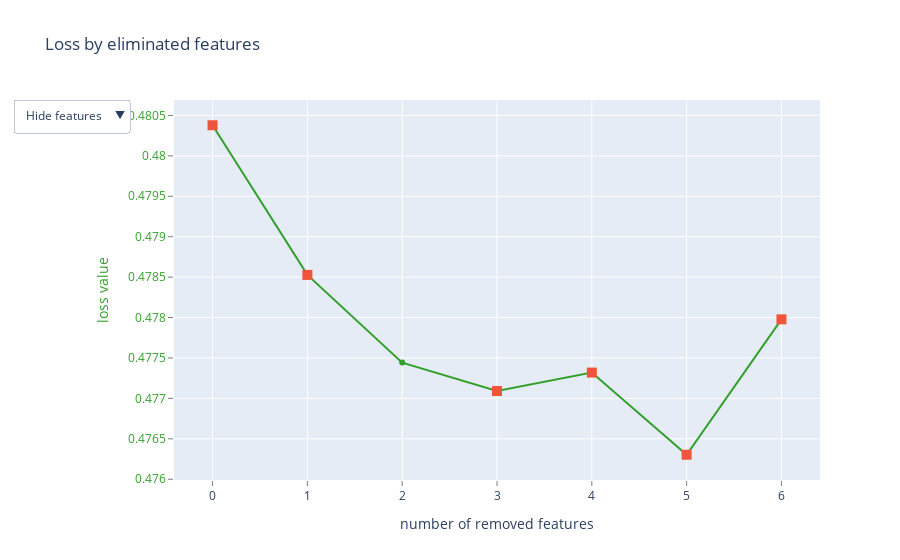

This figure's notebook cell:
### Code cell
from catboost import CatBoostClassifier, EShapCalcType, EFeaturesSelectionAlgorithm, Pool


train_pool = Pool(X_train, y_train)
test_pool = Pool(X_test, y_test)


    
def select_features(algorithm: EFeaturesSelectionAlgorithm, steps: int = 1):
    print('Algorithm:', algorithm)
    model = CatBoostClassifier(verbose=False,random_state=0,scale_pos_weight=3,iterations=6000,depth=4)
    summary = model.select_features(
        train_pool,
        eval_set=test_pool,
        features_for_select=list(range(train_pool.num_col())),
        num_features_to_select=16,
        steps=steps,
        algorithm=algorithm,
        shap_calc_type=EShapCalcType.Regular,
        train_final_model=True,
        logging_level='Silent',
        plot=True
    )
    print('Selected features:', summary['selected_features_names'])
    return summary

adult_shap_summary = select_features(algorithm=EFeaturesSelectionAlgorithm.RecursiveByShapValues, steps=5)

### Figure 1 — Plotly figure (JSON) as saved in the notebook; plotly's stock layout.template omitted (floating-point values rounded to 4 significant figures)
{"data": [{"line": {"color": "rgb(51,160,44)"}, "mode": "lines+markers", "name": "", "text": ["", "DeviceProtection", "PaymentMethod_Mailed_check", "IsAutoPayment", "family", "Dependents_Yes", "PaymentMethod_Credit_card_(automatic)"], "type": "scatter", "x": [0, 1, 2, 3, 4, 5, 6], "y": [0.4804, 0.4785, 0.4774, 0.4771, 0.4773, 0.4763, 0.478]}, {"marker": {"size": 10, "symbol": "square"}, "mode": "markers", "name": "", "text": ["", "DeviceProtection", "IsAutoPayment", "family", "Dependents_Yes", "PaymentMethod_Credit_card_(automatic)"], "type": "scatter", "x": [0, 1, 3, 4, 5, 6], "y": [0.4804, 0.4785, 0.4771, 0.4773, 0.4763, 0.478]}, {"mode": "text", "name": "", "text": ["", "2", "21", "9", "7", "13", "19"], "textfont": {"color": "rgb(51,160,44)", "family": "sans serif", "size": 18}, "textposition": "bottom center", "type": "scatter", "visible": false, "x": [0, 1, 2, 3, 4, 5, 6], "y": [0.4804, 0.4785, 0.4774, 0.4771, 0.4773, 0.4763, 0.478]}, {"mode": "text", "name": "", "text": ["", "DeviceProtection", "PaymentMethod_Mailed_check", "IsAutoPayment", "family", "Dependents_Yes", "PaymentMethod_Credit_card_(automatic)"], "textfont": {"color": "rgb(51,160,44)", "family": "sans serif", "size": 18}, "textposition": "bottom center", "type": "scatter", "visible": false, "x": [0, 1, 2, 3, 4, 5, 6], "y": [0.4804, 0.4785, 0.4774, 0.4771, 0.4773, 0.4763, 0.478]}], "layout": {"showlegend": false, "title": {"text": "Loss by eliminated features"}, "updatemenus": [{"active": 0, "buttons": [{"args": [{"visible": [true, true, false, false]}], "label": "Hide features", "method": "update"}, {"args": [{"visible": [true, true, true, false]}], "label": "Show indices", "method": "update"}, {"args": [{"visible": [true, true, false, true]}], "label": "Show names", "method": "update"}], "pad": {"r": 10, "t": 10}, "showactive": true, "x": -0.25, "xanchor": "left", "y": 1.03, "yanchor": "top"}], "xaxis": {"gridcolor": "rgb(255,255,255)", "showgrid": true, "showline": false, "showticklabels": true, "tickcolor": "rgb(127,127,127)", "ticks": "outside", "title": {"text": "number of removed features"}, "zeroline": false}, "yaxis": {"gridcolor": "rgb(255,255,255)", "showgrid": true, "showline": false, "showticklabels": true, "tickcolor": "rgb(127,127,127)", "tickfont": {"color": "rgb(51,160,44)"}, "ticks": "outside", "title": {"font": {"color": "rgb(51,160,44)"}, "text": "loss value"}, "zeroline": false}}}
